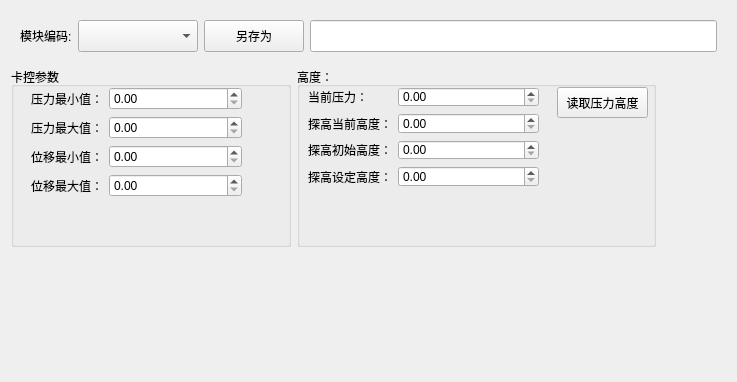
<?xml version="1.0" encoding="UTF-8"?>
<ui version="4.0">
 <class>WidgetRecipeFilmTear</class>
 <widget class="QWidget" name="WidgetRecipeFilmTear">
  <property name="geometry">
   <rect>
    <x>0</x>
    <y>0</y>
    <width>737</width>
    <height>382</height>
   </rect>
  </property>
  <property name="windowTitle">
   <string>Form</string>
  </property>
  <layout class="QGridLayout" name="gridLayout_2" columnstretch="1,1,0">
   <item row="0" column="0" colspan="3">
    <widget class="QWidget" name="widget_recipe" native="true">
     <property name="sizePolicy">
      <sizepolicy hsizetype="Preferred" vsizetype="Fixed">
       <horstretch>0</horstretch>
       <verstretch>0</verstretch>
      </sizepolicy>
     </property>
     <property name="minimumSize">
      <size>
       <width>0</width>
       <height>45</height>
      </size>
     </property>
     <property name="maximumSize">
      <size>
       <width>16777215</width>
       <height>50</height>
      </size>
     </property>
     <layout class="QGridLayout" name="gridLayout">
      <item row="0" column="0">
       <widget class="QLabel" name="label_3">
        <property name="text">
         <string>模块编码:</string>
        </property>
       </widget>
      </item>
      <item row="0" column="1">
       <widget class="QComboBox" name="comboBox_Recipe">
        <property name="sizePolicy">
         <sizepolicy hsizetype="Preferred" vsizetype="Preferred">
          <horstretch>0</horstretch>
          <verstretch>0</verstretch>
         </sizepolicy>
        </property>
        <property name="minimumSize">
         <size>
          <width>120</width>
          <height>0</height>
         </size>
        </property>
        <property name="styleSheet">
         <string notr="true">QComboBox{font:20px;height: 50px;}</string>
        </property>
       </widget>
      </item>
      <item row="0" column="2">
       <widget class="QPushButton" name="btnSave">
        <property name="sizePolicy">
         <sizepolicy hsizetype="Preferred" vsizetype="Preferred">
          <horstretch>0</horstretch>
          <verstretch>0</verstretch>
         </sizepolicy>
        </property>
        <property name="minimumSize">
         <size>
          <width>100</width>
          <height>0</height>
         </size>
        </property>
        <property name="text">
         <string>另存为</string>
        </property>
       </widget>
      </item>
      <item row="0" column="3">
       <widget class="QLineEdit" name="lineEdit">
        <property name="sizePolicy">
         <sizepolicy hsizetype="Expanding" vsizetype="Preferred">
          <horstretch>0</horstretch>
          <verstretch>0</verstretch>
         </sizepolicy>
        </property>
        <property name="minimumSize">
         <size>
          <width>0</width>
          <height>25</height>
         </size>
        </property>
       </widget>
      </item>
     </layout>
    </widget>
   </item>
   <item row="1" column="0">
    <widget class="QGroupBox" name="groupBox">
     <property name="maximumSize">
      <size>
       <width>280</width>
       <height>180</height>
      </size>
     </property>
     <property name="title">
      <string>卡控参数</string>
     </property>
     <widget class="QWidget" name="">
      <property name="geometry">
       <rect>
        <x>20</x>
        <y>20</y>
        <width>211</width>
        <height>131</height>
       </rect>
      </property>
      <layout class="QFormLayout" name="formLayout">
       <item row="0" column="0">
        <widget class="QLabel" name="label_7">
         <property name="text">
          <string>压力最小值：</string>
         </property>
        </widget>
       </item>
       <item row="0" column="1">
        <widget class="QDoubleSpinBox" name="doubleSpinBox_dPressMin">
         <property name="maximum">
          <double>100000.000000000000000</double>
         </property>
        </widget>
       </item>
       <item row="1" column="0">
        <widget class="QLabel" name="label_6">
         <property name="text">
          <string>压力最大值：</string>
         </property>
        </widget>
       </item>
       <item row="1" column="1">
        <widget class="QDoubleSpinBox" name="doubleSpinBox_dPressMax">
         <property name="maximum">
          <double>10000000.000000000000000</double>
         </property>
        </widget>
       </item>
       <item row="2" column="0">
        <widget class="QLabel" name="label_11">
         <property name="text">
          <string>位移最小值：</string>
         </property>
        </widget>
       </item>
       <item row="2" column="1">
        <widget class="QDoubleSpinBox" name="doubleSpinBox_dHeightMin">
         <property name="maximum">
          <double>10000000.000000000000000</double>
         </property>
        </widget>
       </item>
       <item row="3" column="0">
        <widget class="QLabel" name="label_10">
         <property name="text">
          <string>位移最大值：</string>
         </property>
        </widget>
       </item>
       <item row="3" column="1">
        <widget class="QDoubleSpinBox" name="doubleSpinBox_dHeightMax">
         <property name="maximum">
          <double>10000000.000000000000000</double>
         </property>
        </widget>
       </item>
      </layout>
     </widget>
    </widget>
   </item>
   <item row="1" column="1">
    <widget class="QGroupBox" name="groupBox_2">
     <property name="minimumSize">
      <size>
       <width>0</width>
       <height>180</height>
      </size>
     </property>
     <property name="maximumSize">
      <size>
       <width>360</width>
       <height>180</height>
      </size>
     </property>
     <property name="title">
      <string>高度：</string>
     </property>
     <widget class="QPushButton" name="pushButton_GetProbeSet">
      <property name="geometry">
       <rect>
        <x>260</x>
        <y>20</y>
        <width>91</width>
        <height>31</height>
       </rect>
      </property>
      <property name="text">
       <string>读取压力高度</string>
      </property>
     </widget>
     <widget class="QWidget" name="">
      <property name="geometry">
       <rect>
        <x>11</x>
        <y>20</y>
        <width>231</width>
        <height>100</height>
       </rect>
      </property>
      <layout class="QFormLayout" name="formLayout_2">
       <item row="0" column="0">
        <widget class="QLabel" name="label_8">
         <property name="text">
          <string>当前压力：</string>
         </property>
        </widget>
       </item>
       <item row="0" column="1">
        <widget class="QDoubleSpinBox" name="doubleSpinBox_curPress">
         <property name="maximum">
          <double>1000000.000000000000000</double>
         </property>
        </widget>
       </item>
       <item row="1" column="0">
        <widget class="QLabel" name="label">
         <property name="text">
          <string>探高当前高度：</string>
         </property>
        </widget>
       </item>
       <item row="1" column="1">
        <widget class="QDoubleSpinBox" name="doubleSpinBox_curProbeHeight">
         <property name="maximum">
          <double>100000.000000000000000</double>
         </property>
        </widget>
       </item>
       <item row="2" column="0">
        <widget class="QLabel" name="label_5">
         <property name="text">
          <string>探高初始高度：</string>
         </property>
        </widget>
       </item>
       <item row="2" column="1">
        <widget class="QDoubleSpinBox" name="doubleSpinBox_dProbeInitHeight">
         <property name="maximum">
          <double>1000000.000000000000000</double>
         </property>
        </widget>
       </item>
       <item row="3" column="0">
        <widget class="QLabel" name="label_4">
         <property name="text">
          <string>探高设定高度：</string>
         </property>
        </widget>
       </item>
       <item row="3" column="1">
        <widget class="QDoubleSpinBox" name="doubleSpinBox_dProbeSettingHeight">
         <property name="maximum">
          <double>10000000.000000000000000</double>
         </property>
        </widget>
       </item>
      </layout>
     </widget>
    </widget>
   </item>
   <item row="1" column="2">
    <spacer name="horizontalSpacer">
     <property name="orientation">
      <enum>Qt::Horizontal</enum>
     </property>
     <property name="sizeHint" stdset="0">
      <size>
       <width>64</width>
       <height>20</height>
      </size>
     </property>
    </spacer>
   </item>
   <item row="2" column="0">
    <spacer name="verticalSpacer">
     <property name="orientation">
      <enum>Qt::Vertical</enum>
     </property>
     <property name="sizeHint" stdset="0">
      <size>
       <width>20</width>
       <height>119</height>
      </size>
     </property>
    </spacer>
   </item>
   <item row="2" column="1">
    <spacer name="verticalSpacer_2">
     <property name="orientation">
      <enum>Qt::Vertical</enum>
     </property>
     <property name="sizeHint" stdset="0">
      <size>
       <width>20</width>
       <height>119</height>
      </size>
     </property>
    </spacer>
   </item>
  </layout>
 </widget>
 <resources/>
 <connections/>
</ui>
